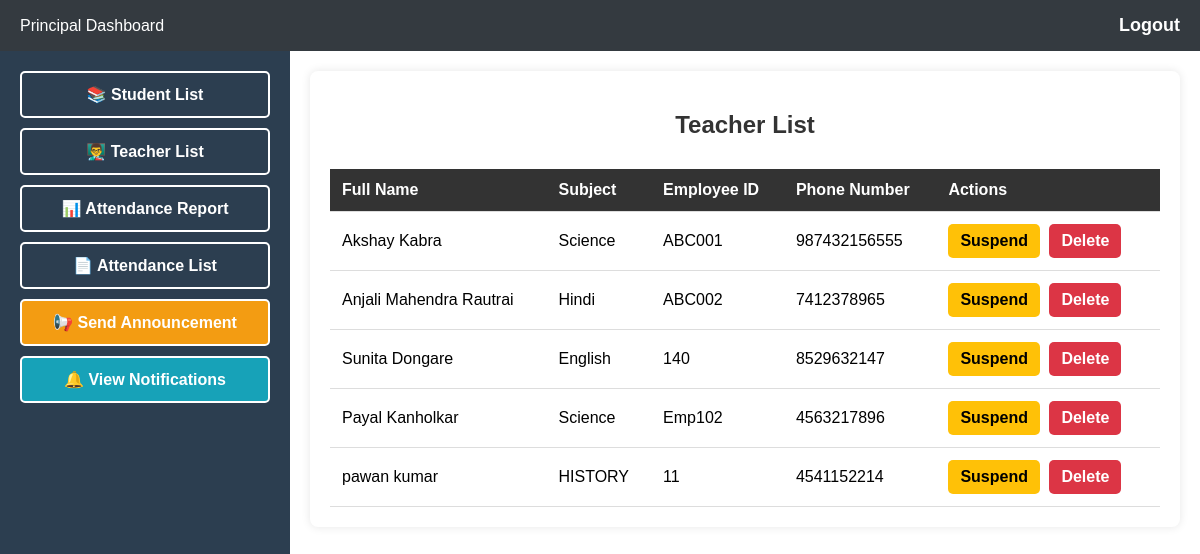
Screenshot of /principal/teacher-list/ (signed in) with the database file from the repository.
### authentication/models.py (models this page shows, shortened)
class TeacherProfile(models.Model):
    user = models.OneToOneField(CustomUser, on_delete=models.CASCADE, related_name="teacher_profile")
    full_name = models.CharField(max_length=100)
    subject = models.CharField(max_length=50)
    employee_id = models.CharField(max_length=20, unique=True)
    phone_number = models.CharField(max_length=15)
    address = models.TextField()
    date_of_birth = models.DateField()
    qualifications = models.TextField()
    experience = models.IntegerField(help_text="Experience in years")
    class_name = models.CharField(max_length=50, null=True, blank=True)
    is_suspended = models.BooleanField(default=False)
    class Meta:
        verbose_name = "Teacher Profile"
        verbose_name_plural = "Teacher Profiles"

### principal/views.py (the view)
# urls.py: path("teacher-list/", views.teacher_list, name="teacher_list"),
@login_required
def teacher_list(request):
    teachers = TeacherProfile.objects.all()  # ✅ Fetch all teachers
    return render(request, "principal/teacher_list.html", {"teachers": teachers})

### principal/templates/principal/teacher_list.html (shortened to what this page needs)
{% extends 'base_p.html' %}
{% block content %}
    <div class="content-container">
        <h2>Teacher List</h2>
        <div class="table-container">
            <table>
                <thead>
                    <tr>
                        <th>Full Name</th>
                        <th>Subject</th>
                        <th>Employee ID</th>
                        <th>Phone Number</th>
                        <th>Actions</th>
                    </tr>
                </thead>
                <tbody>
                    {% for teacher in teachers %}
                    <tr>
                        <td>{{ teacher.full_name }}</td>
                        <td>{{ teacher.subject }}</td>
                        <td>{{ teacher.employee_id }}</td>
                        <td>{{ teacher.phone_number }}</td>
                        <td>
                            <a href="{% url 'suspend_teacher' teacher.id %}" class="btn btn-warning">Suspend</a>
                            <a href="{% url 'delete_teacher' teacher.id %}" class="btn btn-danger" onclick="return confirm('Are you sure you want to delete this teacher?');">Delete</a>
                        </td>
                    </tr>
                    {% empty %}
                    <tr>
                        <td colspan="5" style="text-align: center;">No teachers found.</td>
                    </tr>
                    {% endfor %}
                </tbody>
            </table>
        </div>
    </div>
{% endblock %}

### principal/templates/base_p.html (style rules this page uses)
body { font-family: Arial, sans-serif; margin: 0; padding: 0; background: #f4f4f4; }

### principal/templates/principal/teacher_list.html (style rules this page uses)
.content-container { max-width: 1000px; margin: auto; padding: 20px; background: white; border-radius: 8px; box-shadow: 0 0 10px rgba(0, 0, 0, 0.1); }
h2 { text-align: center; color: #333; }
.table-container { overflow-x: auto; }
table { width: 100%; border-collapse: collapse; margin-top: 10px; }
th, td { padding: 12px; text-align: left; border-bottom: 1px solid #ddd; }
th { background: #333; color: white; }
.btn { display: inline-block; padding: 8px 12px; margin-right: 5px; text-decoration: none; border-radius: 5px; font-weight: bold; text-align: center; }
.btn-warning { background: #ffc107; color: black; }
.btn-danger { background: #dc3545; color: white; }

### rows the page displays
TeacherProfile: full_name "Akshay Kabra", subject "Science", employee_id "ABC001", phone_number "987432156555"
TeacherProfile: full_name "Anjali Mahendra Rautrai", subject "Hindi", employee_id "ABC002", phone_number "7412378965"
TeacherProfile: full_name "Sunita Dongare", subject "English", employee_id "140", phone_number "8529632147"
TeacherProfile: full_name "Payal Kanholkar", subject "Science", employee_id "Emp102", phone_number "4563217896"
TeacherProfile: full_name "pawan kumar", subject "HISTORY", employee_id "11", phone_number "4541152214"
